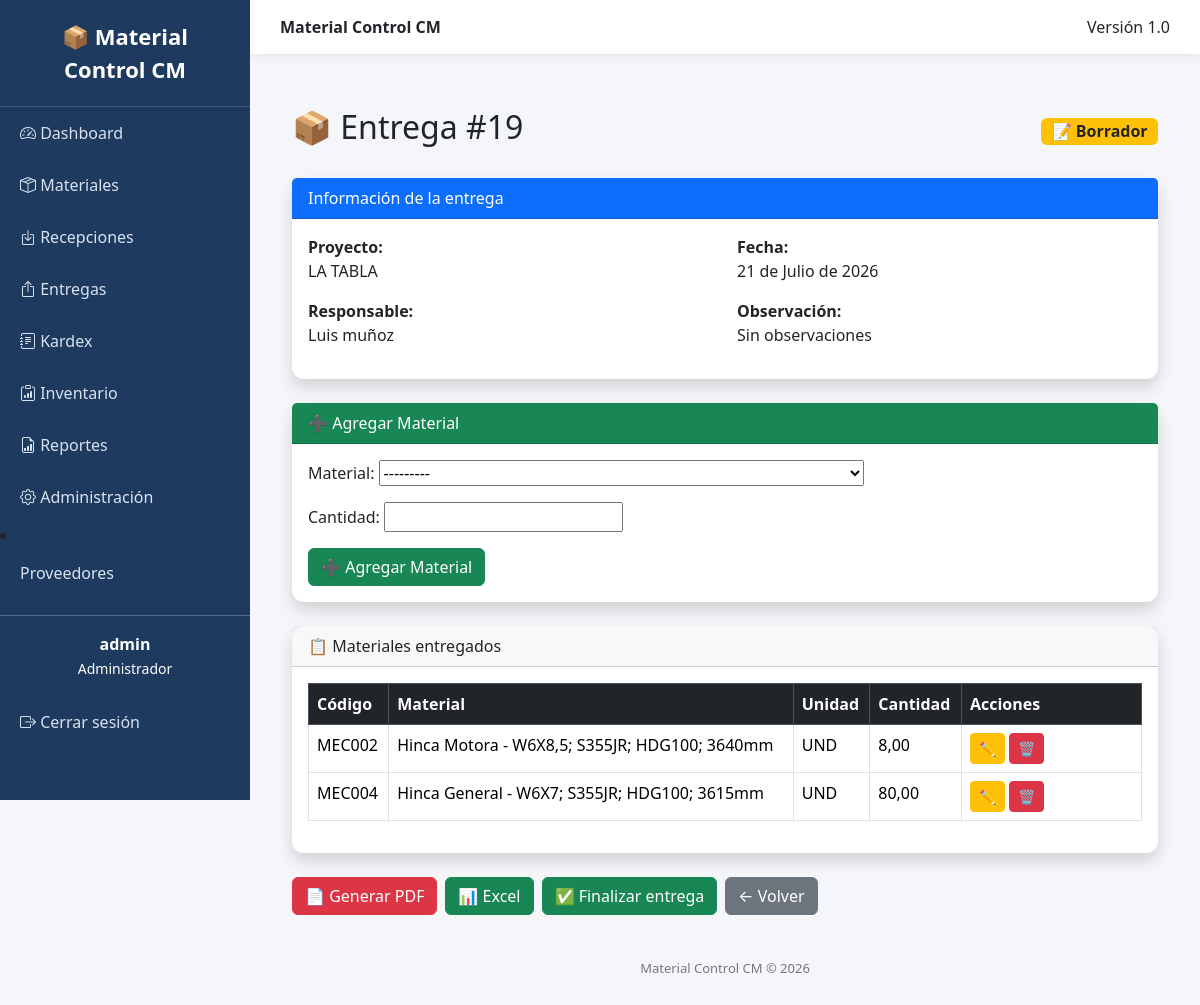
Before: /entregas/19/ (signed in) with the older database file.
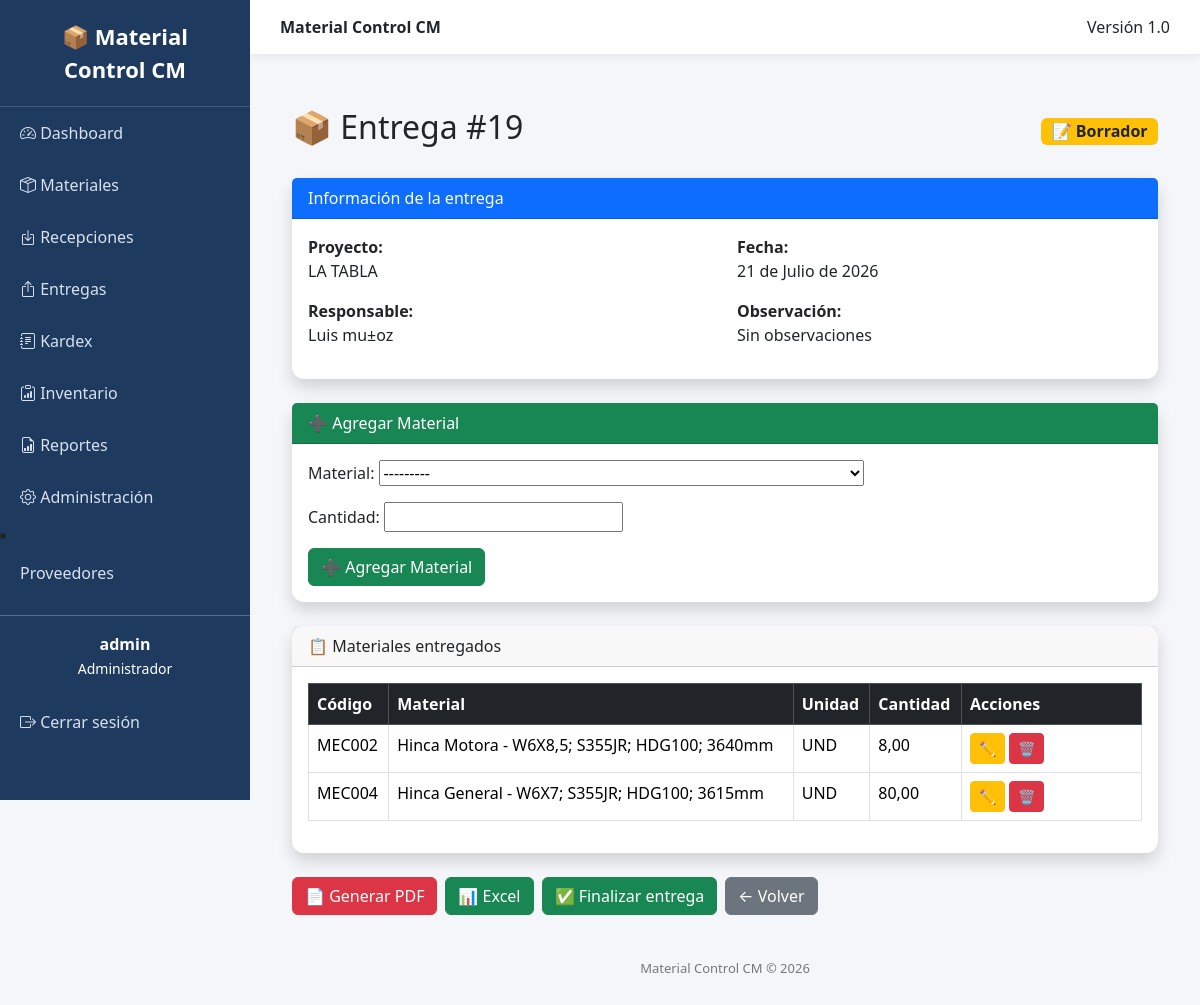
After: the same page with the newer database file.
### movements/models.py (models this page shows, shortened)
class Delivery(models.Model):
    ESTADOS = (
        ("BORRADOR", "Borrador"),
        ("FINALIZADA", "Finalizada"),
        ("ANULADA", "Anulada"),
    )
    proyecto = models.ForeignKey(
        Project,
        on_delete=models.CASCADE
    )
    responsable = models.CharField(
        max_length=150
    )
    fecha = models.DateField()
    observacion = models.TextField(
        blank=True
    )
    estado = models.CharField(
        max_length=20,
        choices=ESTADOS,
        default="BORRADOR"
    )
    class Meta:
        ordering = ["-fecha", "-id"]
        verbose_name = "Entrega"
        verbose_name_plural = "Entregas"

### projects/models.py (models this page shows)
class Project(models.Model):
    nombre = models.CharField(max_length=150)
    cliente = models.CharField(max_length=150)
    ubicacion = models.CharField(max_length=200)
    fecha_inicio = models.DateField()
    fecha_fin = models.DateField(null=True, blank=True)
    activo = models.BooleanField(default=True)
    def __str__(self):
        return self.nombre

### movements/views.py (the view)
@almacen_required
def delivery_detail(request, pk):
    entrega = get_object_or_404(
        Delivery,
        pk=pk
    )
    if request.method == "POST":
        if entrega.estado != "BORRADOR":
            messages.error(
                request,
                "La entrega ya fue finalizada."
            )
            return redirect(
                "delivery_detail",
                pk=pk
            )
        form = DeliveryDetailForm(request.POST)
        if form.is_valid():
            detalle = form.save(commit=False)
            detalle.entrega = entrega
            material = detalle.material
            cantidad = detalle.cantidad
            if cantidad > material.stock:
                messages.error(
                    request,
                    f"❌ Stock insuficiente para '{material.nombre}'. "
                    f"Disponible: {material.stock} | "
                    f"Solicitado: {cantidad}"
                )
                return redirect(
                    "delivery_detail",
                    pk=pk
                )
            material.stock -= cantidad
            material.save()
            InventoryMovement.objects.create(
                material=material,
                tipo="SALIDA",
                cantidad=cantidad,
                saldo=material.stock,
                referencia=f"ENT-{entrega.id}",
                responsable=entrega.responsable,
                observacion="Entrega de material"
            )
            detalle.save()
            messages.success(
                request,
                "✅ Material agregado correctamente."
            )
            return redirect(
                "delivery_detail",
                pk=pk
            )
    else:
        form = DeliveryDetailForm()
    detalles = entrega.detalles.all()
    return render(
        request,
        "movements/detail.html",
        {
            "entrega": entrega,
            "form": form,
            "detalles": detalles,
        },
    )

### movements/forms.py
class DeliveryDetailForm(forms.ModelForm):
    class Meta:
        model = DeliveryDetail
        fields = [
            "material",
            "cantidad",
        ]

### materials/models.py (called while the page is built)
    def __str__(self):
        return f"{self.codigo} - {self.nombre}"

### templates/movements/detail.html (shortened to what the changed rows need)
{% extends "base.html" %}
{% block content %}
<div class="container mt-4">
    <div class="d-flex justify-content-between align-items-center mb-4">
        <h2>
            📦 Entrega #{{ entrega.id }}
        </h2>
        {% if entrega.estado == "BORRADOR" %}
            <span class="badge bg-warning text-dark fs-6">
                📝 Borrador
            </span>
        {% elif entrega.estado == "FINALIZADA" %}
            <span class="badge bg-success fs-6">
                ✅ Finalizada
            </span>
        {% else %}
            <span class="badge bg-danger fs-6">
                🚫 Anulada
            </span>
        {% endif %}
    </div>
    <div class="card shadow mb-4">
        <div class="card-body">
            <div class="row">
                <div class="col-md-6">
                    <p>
                        <strong>Proyecto:</strong><br>
                        {{ entrega.proyecto }}
                    </p>
                    <p>
                        <strong>Responsable:</strong><br>
                        {{ entrega.responsable }}
                    </p>
                </div>
                <div class="col-md-6">
                    <p>
                        <strong>Fecha:</strong><br>
                        {{ entrega.fecha }}
                    </p>
                    <p>
                        <strong>Observación:</strong><br>
                        {{ entrega.observacion|default:"Sin observaciones" }}
                    </p>
                </div>
            </div>
        </div>
    </div>
    <div class="card shadow mb-4">
        <div class="card-body">
            <table class="table table-bordered table-hover">
                <thead class="table-dark">
    <tr>
        <th>Código</th>
        <th>Material</th>
        <th>Unidad</th>
        <th>Cantidad</th>
        <th width="180">Acciones</th>
    </tr>
</thead>
            </table>
        </div>
    </div>
{% endblock %}

Changed rows visible on the page:
changed Delivery "Sin observaciones": responsable "Luis muñoz" → "Luis mu±oz"
